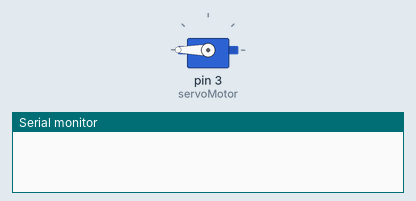
Recording of a sketch running on a simulated Arduino Uno, built with avr-gcc and run on an emulated ATmega328P. On the bench: servo, the last lines printed to the serial monitor. Random numbers use the default seed unless the sketch sets one.

Above: at 0.1 s.
At 9.1 s:
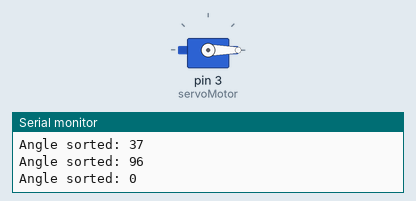
At 19.1 s:
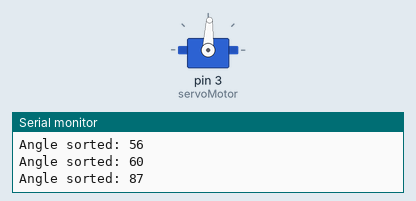
At 37.1 s:
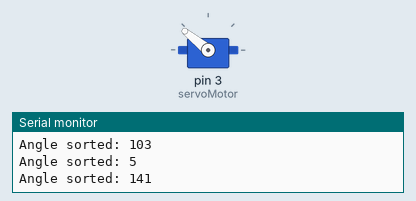
Timing chart, 0 to 40.0 s (numbered marks = the images above):
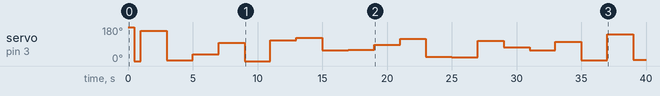

The sketch:

servoMotor.ino
```cpp
// Include library
#include <Servo.h>

// Declare a servo object
Servo servoMotor;
int angle = 0;
bool initialPosition = true;


void setup() {
    // Attach servo motor to pin 3
    servoMotor.attach(3);
    // Open serial port and set rate to 9600 bps
    Serial.begin(9600);
}

// Check servo arm angle and set to its 90 degree positon
void setInitialPosition () {
    servoMotor.write(180);
    initialPosition = false;
    delay(500);
    servoMotor.write(0);
    delay(500);
    servoMotor.write(90);
}

// Sort a angle between 0 and 179
int sortAngle () {
    return random(0, 179);
}

void loop () {
    // Check arm angle on start project
    if (initialPosition) {
        setInitialPosition();
    }

    // Sort angle and print it out
    int angleValue = sortAngle();
    Serial.print("Angle sorted: ");
    Serial.println(angleValue);

    // Make servo motor move its axis by a angle
    servoMotor.write(angleValue);
    delay(2000);
}
```

Measured:
- by itself, servo on pin 3 (servoMotor): 180° → 0° at 0.50 s, → 160° 0.50 s later, → 3° 2.0 s later, → 37° 2.0 s later, … (21 changes in this stretch)
